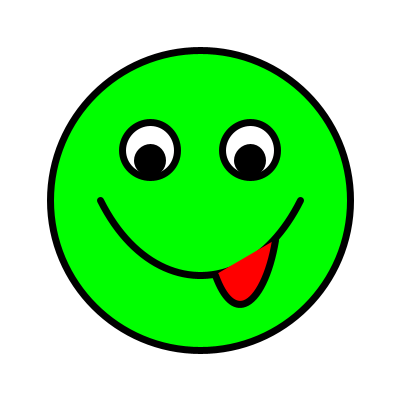
Frame 1 (no input)
Frame 60 (the mouse pressed at the canvas centre just before this capture): identical to frame 1, image omitted
Frame 120 (the mouse held since frame 60 and released just before this capture): identical to frame 1, image omitted

The Processing sketch that drew this single still picture (run headless with seeded random() and noise(); from frame 60 on, the mouse is pressed at the canvas centre):

// Processing sketch: processing_31224
// ── processing_31224.pde

void setup()
{
  size(400,400);
  background(255); 
  stroke(0);
  strokeWeight(1);
  
  strokeWeight(7);
  fill(0, 255, 0);
  ellipse(200, 200, 300, 300);
  
  strokeWeight(7);
  fill(255);
  ellipse(150, 150, 55, 55);
  
  strokeWeight(7);
  fill(255);
  ellipse(250, 150, 55, 55);
  
  strokeWeight(7);
  fill(0);
  ellipse(250, 160, 25, 25);
  
  strokeWeight(7);
  fill(0);
  ellipse(150, 160, 25, 25);
  
  noFill();
  strokeWeight(7);
  bezier(100, 200, 150, 300, 250, 300, 300, 200);
  
  fill(255, 0, 0);
  strokeWeight(7);
  bezier(215, 275, 235, 330, 265, 300, 275, 240);
   


}

void draw()
{
  
  
}
